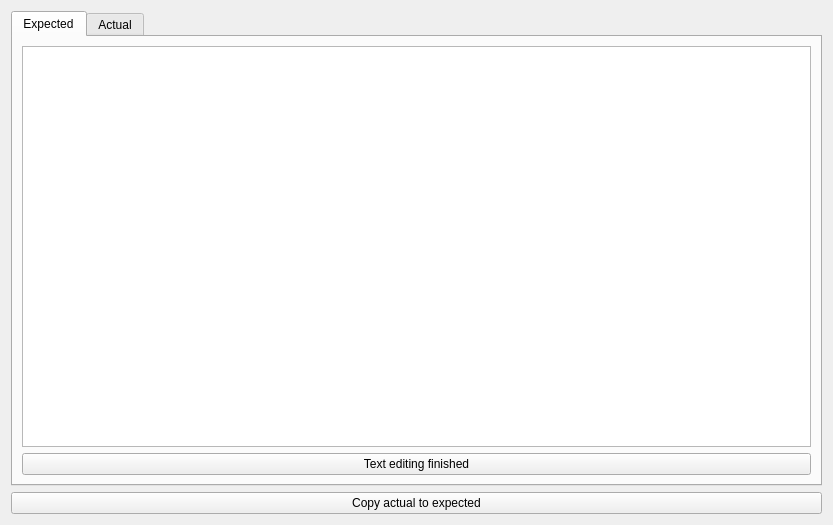
<?xml version="1.0" encoding="UTF-8"?>
<ui version="4.0">
 <class>Form</class>
 <widget class="QWidget" name="Form">
  <property name="geometry">
   <rect>
    <x>0</x>
    <y>0</y>
    <width>833</width>
    <height>525</height>
   </rect>
  </property>
  <property name="windowTitle">
   <string>Form</string>
  </property>
  <layout class="QGridLayout" name="gridLayout">
   <item row="0" column="0">
    <widget class="QTabWidget" name="tabWidget">
     <property name="currentIndex">
      <number>0</number>
     </property>
     <widget class="QWidget" name="tab">
      <attribute name="title">
       <string>Expected</string>
      </attribute>
      <layout class="QGridLayout" name="gridLayout_2">
       <item row="0" column="0">
        <widget class="QPlainTextEdit" name="expected">
         <property name="plainText">
          <string/>
         </property>
        </widget>
       </item>
       <item row="1" column="0">
        <widget class="QPushButton" name="finishedButton">
         <property name="text">
          <string>Text editing finished</string>
         </property>
        </widget>
       </item>
      </layout>
     </widget>
     <widget class="QWidget" name="tab_2">
      <attribute name="title">
       <string>Actual</string>
      </attribute>
      <layout class="QGridLayout" name="gridLayout_3">
       <item row="0" column="0">
        <widget class="QPlainTextEdit" name="actual">
         <property name="plainText">
          <string/>
         </property>
        </widget>
       </item>
      </layout>
     </widget>
    </widget>
   </item>
   <item row="1" column="0">
    <widget class="QPushButton" name="copyActualButton">
     <property name="text">
      <string>Copy actual to expected</string>
     </property>
    </widget>
   </item>
  </layout>
 </widget>
 <resources/>
 <connections/>
</ui>
